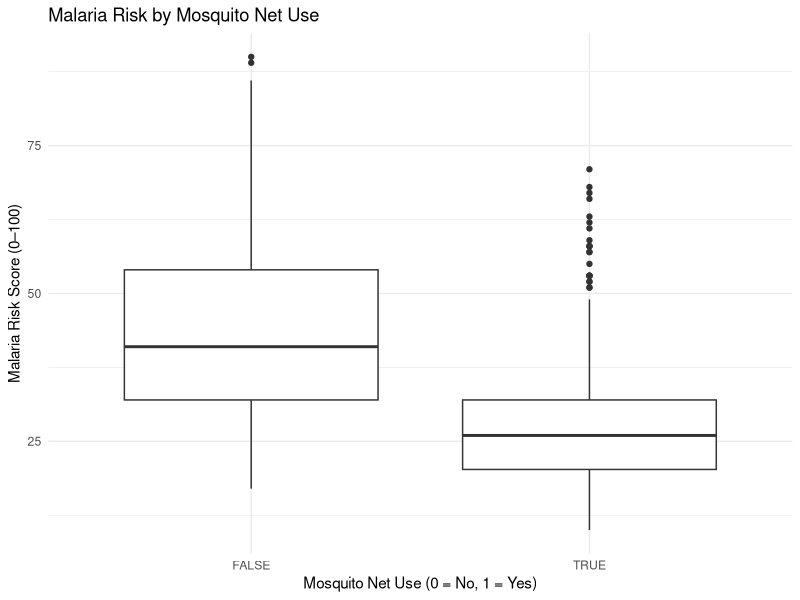
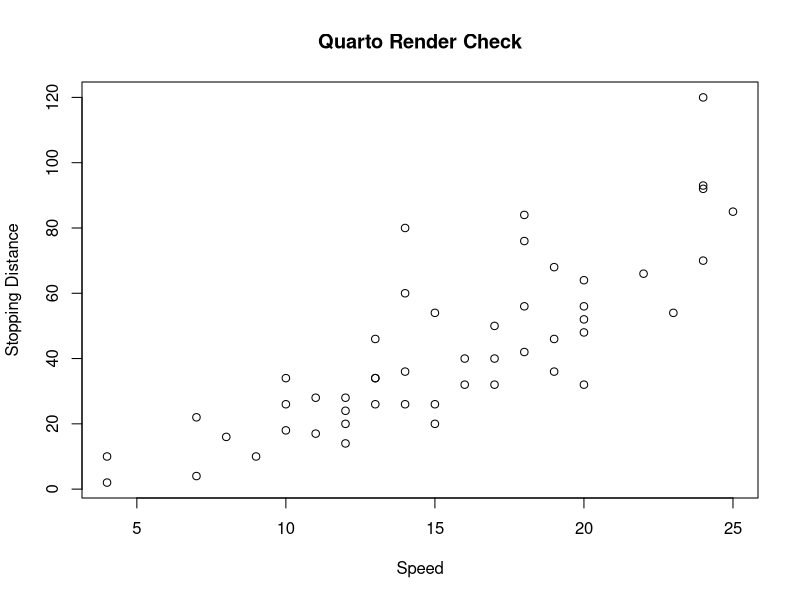

The R source for these figures, in order:
## ---- chunk 1
#| label: q01-data
library(tidyverse)
library(broom)
library(dplyr)

net_data <- read_csv("net_data.csv")

# Your code here
## ---- chunk 2
#examine data structure
glimpse(net_data)

#checking for missing values
net_data %>% 
  map(is.na) %>% 
  map(sum)

#counting values in 'net'
net_data %>%
  count(net)

head(net_data)
## ---- chunk 3
#| label: q03-unadjusted
# Your code here

# Boxplot
ggplot(net_data, aes(x = net, y = malaria_risk)) +
  geom_boxplot() +
  labs(
    title = "Malaria Risk by Mosquito Net Use",
    x = "Mosquito Net Use (0 = No, 1 = Yes)",
    y = "Malaria Risk Score (0–100)"
  ) +
  theme_minimal()

# Table of mean malaria risk 
mean_table <- net_data %>%
  group_by(net) %>%
  summarise(
    n = sum(!is.na(malaria_risk)),
    mean_malaria_risk = mean(malaria_risk, na.rm = TRUE)
  )

print(mean_table)

mean_users <- mean(net_data$malaria_risk[net_data$net == 1], na.rm = TRUE)

mean_nonusers <- mean(net_data$malaria_risk[net_data$net == 0], na.rm = TRUE)

unadjusted_difference <- mean_users - mean_nonusers

print(unadjusted_difference)
## ---- chunk 4
#| label: q06-propensity
# Your code here
#creating logistic regression model using net as the outcome variable with parameters income, health and temperature
log_reg <- glm(
  net ~ income + health + temperature, 
  data=net_data,
  family=binomial()
)
## ---- chunk 5
#calculating propensity scores ('response' calculates propensity scores)
prop_scores <- predict(
  log_reg, type = 'response')

#adding propensity scores to df
net_data <- net_data %>% 
  mutate(prop_scores)

#displaying summary and range by treatment group 
net_data %>% 
  group_by(net) %>% 
  summarize(
    n = n(),
    mean = mean(prop_scores),
    median = median(prop_scores),
    sd = sd(prop_scores),
    min = min(prop_scores),
    max = max(prop_scores)
    
  )

## ---- chunk 6
#| label: q07-weights
# Your code here
## ---- chunk 7
#| label: q08-overlap
# Your code here
## ---- chunk 8
#| label: q09-weight-diagnostics
# Your code here
## ---- chunk 9
#| label: q10-effect
# Your code here
## ---- chunk 10
#| label: render-check
#| echo: true

plot(
  cars,
  main = "Quarto Render Check",
  xlab = "Speed",
  ylab = "Stopping Distance"
)
## ---- chunk 11
#| label: session
sessionInfo()
